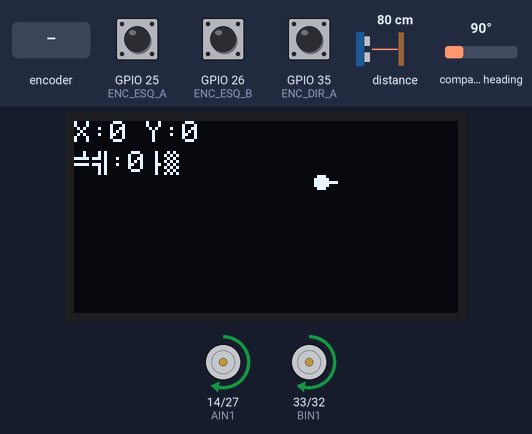
This program was run on a simulated ESP32. Parts: 128×64 one-colour display, motor-driver pin pairs drawn as motors (green arrow = first pin HIGH = forward, orange = second pin HIGH = backward, longer = more drive, scaled by the enable pin). The inputs (shaded band) are chosen by the test bench; at power-on: distance to the obstacle 80 cm, GPIO 25 (ENC_ESQ_A) HIGH, GPIO 26 (ENC_ESQ_B) HIGH, GPIO 35 (ENC_DIR_A) HIGH, compass heading 90°. Random numbers use the default seed unless the program sets one; what the program prints to the serial monitor is not drawn.

Above: at 2.2 s.
2.3 s: distance to the obstacle set to 22 cm
3.8 s: distance to the obstacle set to 18 cm
At 6.3 s:
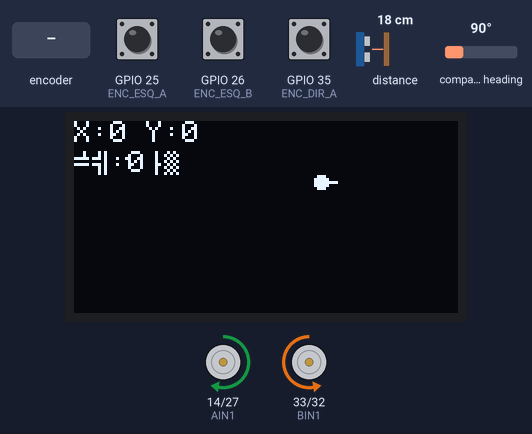
6.8 s: rotary encoder on GPIO 25 (ENC_ESQ_A) / GPIO 26 (ENC_ESQ_B) turned 1 step (first pin leading)
At 9.4 s:
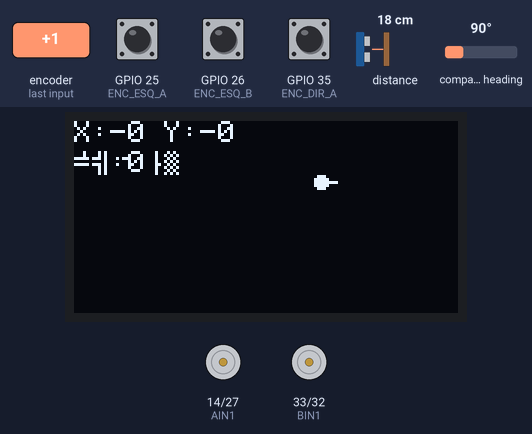
10.0 s: rotary encoder on GPIO 25 (ENC_ESQ_A) / GPIO 26 (ENC_ESQ_B) turned 3 steps (first pin leading)
At 13.0 s:
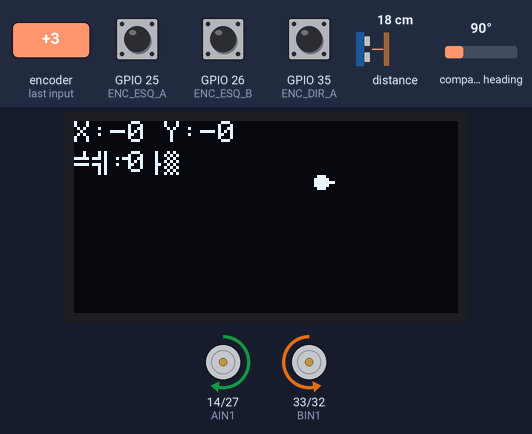
13.6 s: distance to the obstacle set to 35 cm
Timing chart, 0 to 16.1 s (numbered marks = the images above; inputs shaded):
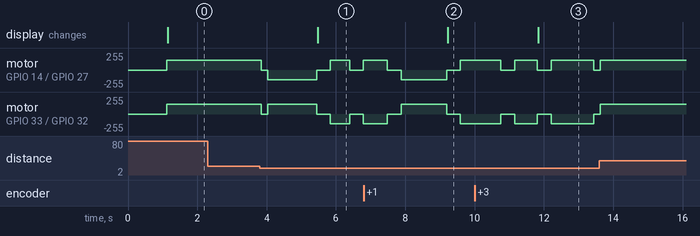

Measured:
- the behaviour switches between 20 and 19 cm on distance to the obstacle (found by bisection; images 0 and 1)
- after the input at 2.3 s, every drawn part: stays the same
- after the input at 6.8 s, the display: changes after 2.4 s (image 2)
- after the input at 10.0 s, the display: changes after 1.8 s (image 3)

The program:

main.cpp
```cpp
#include <Arduino.h>
#include <Wire.h>
#include <Adafruit_GFX.h>
#include <Adafruit_SSD1306.h>
#include <Adafruit_VL53L0X.h>
#include <QMC5883LCompass.h>
#include <math.h>

// ==================== CONFIGURAÇÕES DE HARDWARE ====================

// Display OLED
#define OLED_WIDTH 128
#define OLED_HEIGHT 64
#define OLED_RESET -1

// Driver L298N
#define AIN1 14
#define AIN2 27
#define PWMA 12
#define BIN1 33
#define BIN2 32
#define PWMB 13

// Encoders
#define ENC_ESQ_A 25
#define ENC_ESQ_B 26
#define ENC_DIR_A 35
#define ENC_DIR_B 34

// Constantes do robô
const float WHEEL_DIAMETER = 40.0;  // Diâmetro da roda em mm
const float WHEEL_BASE = 120.0;      // Distância entre as rodas em mm
const int PULSES_PER_REVOLUTION = 1000;  // Pulsos do encoder por volta completa

// Configurações PWM
const int PWM_FREQ = 5000;
const int PWM_CHANNEL_A = 0;
const int PWM_CHANNEL_B = 1;
const int PWM_RESOLUTION = 8;

// ==================== VARIÁVEIS GLOBAIS ====================

// Sensores
Adafruit_SSD1306 display(OLED_WIDTH, OLED_HEIGHT, &Wire, OLED_RESET);
Adafruit_VL53L0X lox = Adafruit_VL53L0X();
QMC5883LCompass compass;

// Encoders
volatile long encoderEsqCount = 0;
volatile long encoderDirCount = 0;

// Navegação
float robotX = 0.0;      // Posição X atual (mm)
float robotY = 0.0;      // Posição Y atual (mm)
float robotTheta = 0.0;  // Orientação atual (radianos)
long lastLeftCount = 0;
long lastRightCount = 0;

// Mapeamento
const int MAP_SIZE = 50;  // Tamanho do mapa (grid 50x50)
int occupancyGrid[MAP_SIZE][MAP_SIZE] = {0};  // 0=livre, 1=ocupado, 2=desconhecido
float mapScale = 20.0;    // mm por célula do grid

// Constantes
const float DEG2RAD = 0.017453292519943295f;
const float RAD2DEG = 57.29577951308232f;
const float MAGNETIC_DECLINATION = -21.0f;

// ==================== INTERRUPÇÕES DOS ENCODERS ====================

void IRAM_ATTR ISR_EncoderEsq() {
  if (digitalRead(ENC_ESQ_B) == HIGH) {
    encoderEsqCount++;
  } else {
    encoderEsqCount--;
  }
}

void IRAM_ATTR ISR_EncoderDir() {
  if (digitalRead(ENC_DIR_B) == HIGH) {
    encoderDirCount--;
  } else {
    encoderDirCount++;
  }
}

// ==================== CONTROLE DOS MOTORES ====================

void setupMotors() {
  pinMode(AIN1, OUTPUT);
  pinMode(AIN2, OUTPUT);
  pinMode(PWMA, OUTPUT);
  pinMode(BIN1, OUTPUT);
  pinMode(BIN2, OUTPUT);
  pinMode(PWMB, OUTPUT);

  ledcSetup(PWM_CHANNEL_A, PWM_FREQ, PWM_RESOLUTION);
  ledcSetup(PWM_CHANNEL_B, PWM_FREQ, PWM_RESOLUTION);
  ledcAttachPin(PWMA, PWM_CHANNEL_A);
  ledcAttachPin(PWMB, PWM_CHANNEL_B);
}

void moveMotor(int motor, int direction, int speed) {
  bool in1 = LOW, in2 = LOW;

  if (direction == 1) {
    in1 = HIGH;
    in2 = LOW;
  } else if (direction == -1) {
    in1 = LOW;
    in2 = HIGH;
  }

  if (motor == 0) {
    digitalWrite(AIN1, in1);
    digitalWrite(AIN2, in2);
    ledcWrite(PWM_CHANNEL_A, speed);
  } else {
    digitalWrite(BIN1, in1);
    digitalWrite(BIN2, in2);
    ledcWrite(PWM_CHANNEL_B, speed);
  }
}

void stopMotors() {
  moveMotor(0, 0, 0);
  moveMotor(1, 0, 0);
}

// ==================== ODOMETRIA E LOCALIZAÇÃO ====================

void updateOdometry() {
  long leftDelta = encoderEsqCount - lastLeftCount;
  long rightDelta = encoderDirCount - lastRightCount;

  // Calcular distância percorrida por cada roda (mm)
  float distLeft = (leftDelta * PI * WHEEL_DIAMETER) / PULSES_PER_REVOLUTION;
  float distRight = (rightDelta * PI * WHEEL_DIAMETER) / PULSES_PER_REVOLUTION;

  // Calcular mudança na posição e orientação
  float deltaDist = (distLeft + distRight) / 2.0;
  float deltaTheta = (distRight - distLeft) / WHEEL_BASE;

  // Atualizar pose do robô
  robotTheta += deltaTheta;
  robotX += deltaDist * cos(robotTheta);
  robotY += deltaDist * sin(robotTheta);

  // Normalizar orientação
  if (robotTheta > 2 * PI) robotTheta -= 2 * PI;
  if (robotTheta < 0) robotTheta += 2 * PI;

  lastLeftCount = encoderEsqCount;
  lastRightCount = encoderDirCount;
}

// ==================== SENSORES E MAPEAMENTO ====================

bool readCompass(float &heading) {
  compass.read();
  int azimuth = compass.getAzimuth();

  heading = azimuth + MAGNETIC_DECLINATION;
  if (heading < 0) heading += 360;
  if (heading >= 360) heading -= 360;

  heading *= DEG2RAD;
  return true;
}

bool readDistance(int &distance) {
  VL53L0X_RangingMeasurementData_t measure;
  lox.rangingTest(&measure, false);

  if (measure.RangeStatus == 4) {
    distance = -1;
    return false;
  }

  distance = measure.RangeMilliMeter;
  return (distance > 0 && distance < 2000);
}

void updateOccupancyGrid(float sensorAngle, int distance) {
  if (distance < 0 || distance > 1500) return;

  // Calcular posição do obstáculo no sistema de coordenadas do robô
  float obstacleX = distance * cos(sensorAngle);
  float obstacleY = distance * sin(sensorAngle);

  // Converter para coordenadas globais
  float globalX = robotX + obstacleX * cos(robotTheta) - obstacleY * sin(robotTheta);
  float globalY = robotY + obstacleX * sin(robotTheta) + obstacleY * cos(robotTheta);

  // Converter para coordenadas do grid
  int gridX = MAP_SIZE / 2 + (int)(globalX / mapScale);
  int gridY = MAP_SIZE / 2 + (int)(globalY / mapScale);

  // Atualizar grid (se dentro dos limites)
  if (gridX >= 0 && gridX < MAP_SIZE && gridY >= 0 && gridY < MAP_SIZE) {
    occupancyGrid[gridY][gridX] = 1;  // Marcado como ocupado
  }
}

// ==================== VISUALIZAÇÃO NO DISPLAY ====================

void drawMap() {
  display.clearDisplay();

  // Desenhar grid de ocupação
  int displayScale = 2;  // Escala para visualização no display
  for (int y = 0; y < MAP_SIZE; y++) {
    for (int x = 0; x < MAP_SIZE; x++) {
      if (occupancyGrid[y][x] == 1) {
        int displayX = x / displayScale;
        int displayY = y / displayScale;
        if (displayX < OLED_WIDTH && displayY < OLED_HEIGHT) {
          display.drawPixel(displayX, displayY, SSD1306_WHITE);
        }
      }
    }
  }

  // Desenhar posição do robô
  int robotDisplayX = ((MAP_SIZE / 2 + (int)(robotX / mapScale)) / displayScale)+70;
  int robotDisplayY = ((MAP_SIZE / 2 + (int)(robotY / mapScale)) / displayScale)+8;

  if (robotDisplayX >= 0 && robotDisplayX < OLED_WIDTH &&
      robotDisplayY >= 0 && robotDisplayY < OLED_HEIGHT) {
    display.fillCircle(robotDisplayX, robotDisplayY, 2, SSD1306_WHITE);

    // Desenhar orientação
    int dirX = robotDisplayX + 5 * cos(robotTheta);
    int dirY = robotDisplayY + 5 * sin(robotTheta);
    display.drawLine(robotDisplayX, robotDisplayY, dirX, dirY, SSD1306_WHITE);
  }

  // Informações de status
  display.setTextSize(1);
  display.setTextColor(SSD1306_WHITE);
  display.setCursor(0, 0);
  display.printf("X:%.0f Y:%.0f", robotX, robotY);
  display.setCursor(0, 10);
  display.printf("θ:%.0f°", robotTheta * RAD2DEG);

  display.display();
}

// ==================== COMPORTAMENTO DO ROBÔ ====================

void avoidObstacles() {
  int distance;
  float heading;

  readCompass(heading);
  if (readDistance(distance) && distance < 200) {
    // Obstáculo detectado - girar aleatoriamente
    stopMotors();
    delay(200);

    // Girar para a direita ou esquerda
    if (random(2) == 0) {
      moveMotor(0, -1, 150);
      moveMotor(1, 1, 150);
    } else {
      moveMotor(0, 1, 150);
      moveMotor(1, -1, 150);
    }

    delay(500 + random(1000));
    stopMotors();
  } else {
    // Navegação normal - seguir em frente
    moveMotor(0, 1, 150);
    moveMotor(1, 1, 150);
  }
}

// ==================== SETUP E LOOP PRINCIPAL ====================

void setup() {
  Serial.begin(115200);
  Wire.begin(21, 22);
  randomSeed(analogRead(0));

  // Inicializar display
  if (!display.begin(SSD1306_SWITCHCAPVCC, 0x3C)) {
    Serial.println("Display initialization failed!");
  }

  // Inicializar sensor de distância
  if (!lox.begin()) {
    Serial.println("VL53L0X initialization failed!");
  }

  // Inicializar bússola
  compass.init();
  compass.setSmoothing(10, true);

  // Inicializar motores
  setupMotors();

  // Configurar encoders
  pinMode(ENC_ESQ_A, INPUT_PULLUP);
  pinMode(ENC_ESQ_B, INPUT_PULLUP);
  pinMode(ENC_DIR_A, INPUT_PULLUP);
  pinMode(ENC_DIR_B, INPUT_PULLUP);
  attachInterrupt(digitalPinToInterrupt(ENC_ESQ_A), ISR_EncoderEsq, RISING);
  attachInterrupt(digitalPinToInterrupt(ENC_DIR_A), ISR_EncoderDir, RISING);

  // Mensagem inicial
  display.clearDisplay();
  display.setTextSize(1);
  display.setTextColor(SSD1306_WHITE);
  display.setCursor(0, 0);
  display.println("SLAM Robot Ready");
  display.display();
  delay(1000);
}

void loop() {
  // Atualizar odometria
  updateOdometry();

  // Ler sensores
  float heading;
  int distance;

  readCompass(heading);
  if (readDistance(distance)) {
    // Atualizar mapa com a leitura do sensor
    updateOccupancyGrid(0, distance);  // Sensor está apontando para frente (0 rad)
  }

  // Tomar decisão de navegação
  avoidObstacles();

  // Atualizar display
  drawMap();

  // Log para serial
  Serial.printf("Pos: %.1f, %.1f, %.1f° | Dist: %d mm\n",
                robotX, robotY, robotTheta * RAD2DEG, distance);

  delay(100);
}
```
